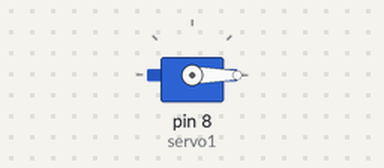
A sketch run on a simulated Arduino Uno, built with avr-gcc and run on an emulated ATmega328P. On the bench: servo.

Above: at 0.05 s.
At 1.25 s:
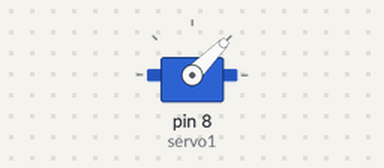
At 2.5 s:
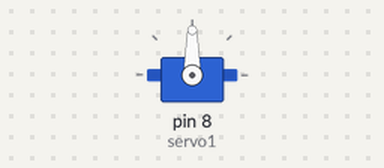
At 5.0 s:
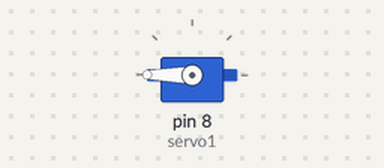
Timing chart, 0 to 6.5 s (numbered marks = the images above):
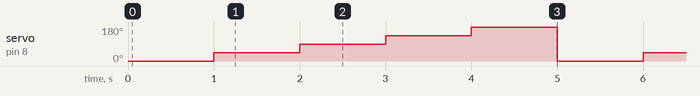

The sketch:

servo_test.ino
```cpp
// Arduino Servo Test sketch
// Rotates a servo through 45 degree increments

#include <Servo.h>
Servo servo1; // Define our Servo

void setup() {
   servo1.attach(8); // servo on digital pin 8
}

void loop() {
   servo1.write(0);   // Turn Servo Left to 0 degrees
   delay(1000);       // Wait 1 second
   servo1.write(45);  // Turn Servo Left to 45 degrees
   delay(1000);       // Wait 1 second
   servo1.write(90);  // Turn Servo back to 90 degrees
   delay(1000);       // Wait 1 second
   servo1.write(135); // Turn Servo Right to 135 degrees
   delay(1000);       // Wait 1 second
   servo1.write(180); // Turn Servo Right to 180 degrees
   delay(1000);       // Wait 1 second
}
```

Measured:
- by itself, servo on pin 8 (servo1): repeats every 5.0 s: 90° 1.0 s, 135° 1.0 s, 180° 1.0 s, 0° 1.0 s, 45° 1.0 s
